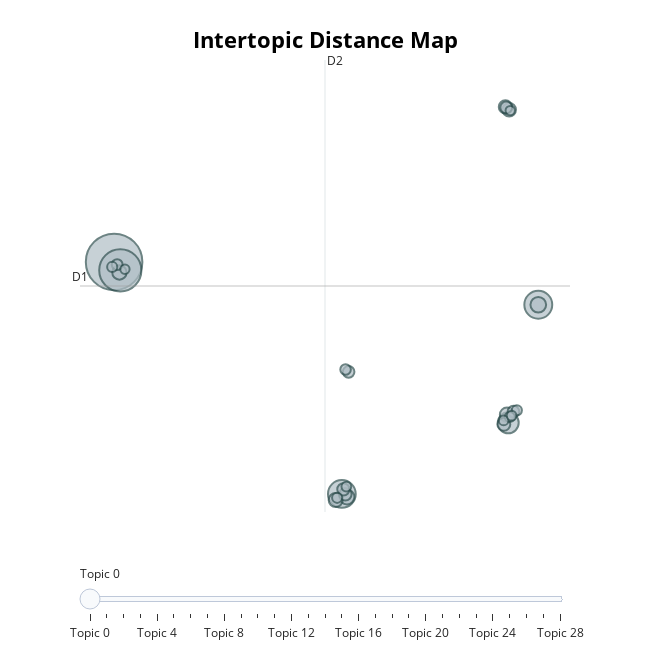

The notebook cell this image was saved under:
### Code cell
from bertopic import BERTopic
from transformers import AutoModel, AutoTokenizer
from sentence_transformers import SentenceTransformer
from sklearn.feature_extraction.text import CountVectorizer

# Load IndoBERT-based embedding model
embedding_model = SentenceTransformer("indobenchmark/indobert-base-p1")

vectorizer_model = CountVectorizer(ngram_range=(1, 3))

# Create BERTopic model
topic_model_netral = BERTopic(embedding_model=embedding_model, vectorizer_model=vectorizer_model, language="indonesian")

# Fit the model
topics, probs = topic_model_netral.fit_transform(df_netral['text_processed'])

# Visualisasi topik
topic_model_netral.visualize_topics()

### Figure 1 — Plotly figure (JSON) as saved in the notebook; plotly's stock layout.template omitted (floating-point values rounded to 4 significant figures)
{"data": [{"customdata": [[0, "tppbersamamenteridesa | tppbersamamenteridesa prabowo tppbersamamenteridesa | prabowo tppbersamamenteridesa | tppbersamamenteridesa musdesus | tppbersamamenteridesa musdesus bentuk", 403], [1, "prabowo musdesus | prabowo musdesus bentuk | tppbersamamenteridesa prabowo musdesus | koperasi merah | bentuk koperasi merah", 224], [2, "prabowo prabowo | prabowo | prabowo prabowo prabowo | kunci | gimana", 98], [3, "kerja | presiden | perintah | presiden prabowo | nilai", 97], [4, "kalo | bilang | prabowo | kerja | udah", 55], [5, "prabowo kerja | presiden prabowo kerja | kerja | prabowo kerja perintah | perintah", 31], [6, "survei | publik | puas | prabowo gibran | cigmark", 28], [7, "desa | tpplampung prabowo | tpplampung | tppbersamamenteridesa tpplampung prabowo | tppbersamamenteridesa tpplampung", 26], [8, "menteri | kerja menteri | kerja | dorong kerja | prabowo", 26], [9, "litbang | litbang kompas | kompas | diskusi | wib", 25], [10, "gibran | prabowo gibran | perintah prabowo gibran | perintah prabowo | puas", 23], [11, "gibran kerja | prabowo gibran kerja | prabowo gibran | gibran | kerja prabowo gibran", 22], [12, "prabowo | prabowo prabowo | hercules | bain | beliau uah duet", 21], [13, "direksi | danantara | bumn | evaluasi | direksi bumn", 20], [14, "tunjang | asn | tunjang kerja | tukin | kerja tukin", 19], [15, "gibran | prabowo gibran | kontroversi | kerja prabowo gibran | kontroversi kerja", 18], [16, "kepala | rakyat | presiden prabowo subianto | buat rakyat jajar | kait hasil", 17], [17, "kabinetmerahputih | kabinet | desaterdepanuntukindonesia | desaterdepanuntukindonesia harikerjanyata | harikerjanyata", 17], [18, "prabowo koordinasi | tppbersamamenteridesa prabowo koordinasi | koordinasi | sosialisasi | koordinasi bentuk", 15], [19, "presidenprabowo | presiden | presiden prabowo | wamensesneg | metrotv", 14], [20, "buruh | monas | may | may day | day", 13], [21, "lebaran evaluasi | jadi momentum lebaran | lebaran evaluasi kerja | jajak | litbang kompas harap", 13], [22, "merah putih prabowo | putih prabowo | putih prabowo tppbersamamenteridesa | koperasi | prabowo tppbersamamenteridesa", 13], [23, "hasan nasbi | hasan | nasbi | temu presiden | temu presiden prabowo", 13], [24, "jabar | bayang | lawan | prabowo | masyarakat", 12], [25, "thdp kerja | thdp | nilai thdp | nilai thdp kerja | driver", 12], [26, "reshuffle | reshuffle kabinet | menteri | kabinet | kerja", 12], [27, "sukses | sukses musdesus | sukses musdesus bentuk | tppbersamamenteridesa prabowo sukses | prabowo sukses", 11], [28, "gibran rakabuming | rakabuming | prabowo subianto gibran | subianto gibran | subianto gibran rakabuming", 11]], "hovertemplate": "<b>Topic %{customdata[0]}</b><br>%{customdata[1]}<br>Size: %{customdata[2]}", "legendgroup": "", "marker": {"color": "#B0BEC5", "line": {"color": "DarkSlateGrey", "width": 2}, "size": [403, 224, 98, 97, 55, 31, 28, 26, 26, 25, 23, 22, 21, 20, 19, 18, 17, 17, 15, 14, 13, 13, 13, 13, 12, 12, 12, 11, 11], "sizemode": "area", "sizeref": 0.2519, "symbol": "circle"}, "mode": "markers", "name": "", "orientation": "v", "showlegend": false, "type": "scatter", "x": [-15.66, -15.21, 15.56, 1.1, 13.35, 15.56, 1.474, -15.27, 13.26, 0.6472, 13.42, 13.14, 13.02, 1.353, 1.214, 13.2, 13.73, 1.599, -15.44, 1.375, 13.98, 0.7541, -15.8, 13.46, 13.01, 1.432, 13.6, -14.87, 13.49], "xaxis": "x", "y": [15.35, 14.53, 11.18, -7.22, -0.3013, 11.18, -7.521, 14.32, 0.4861, -7.808, 30.14, 30.42, -0.4499, -7.259, -6.776, 30.36, 0.7841, 4.653, 15.08, 4.88, 0.9064, -7.598, 14.86, 0.2597, -0.06993, -6.511, 0.3848, 14.63, 30.07], "yaxis": "y"}], "layout": {"annotations": [{"showarrow": false, "text": "D1", "x": -18.17, "y": 13.0, "yshift": 10}, {"showarrow": false, "text": "D2", "x": -0.14, "xshift": 10, "y": 34.99}], "height": 650, "hoverlabel": {"bgcolor": "white", "font": {"family": "Rockwell", "size": 16}}, "legend": {"itemsizing": "constant", "tracegroupgap": 0}, "margin": {"t": 60}, "shapes": [{"line": {"color": "#CFD8DC", "width": 2}, "type": "line", "x0": -0.14, "x1": -0.14, "y0": -8.98, "y1": 34.99}, {"line": {"color": "#9E9E9E", "width": 2}, "type": "line", "x0": -18.17, "x1": 17.89, "y0": 13.0, "y1": 13.0}], "sliders": [{"active": 0, "pad": {"t": 50}, "steps": [{"args": [{"marker.color": [["red", "#B0BEC5", "#B0BEC5", "#B0BEC5", "#B0BEC5", "#B0BEC5", "#B0BEC5", "#B0BEC5", "#B0BEC5", "#B0BEC5", "#B0BEC5", "#B0BEC5", "#B0BEC5", "#B0BEC5", "#B0BEC5", "#B0BEC5", "#B0BEC5", "#B0BEC5", "#B0BEC5", "#B0BEC5", "#B0BEC5", "#B0BEC5", "#B0BEC5", "#B0BEC5", "#B0BEC5", "#B0BEC5", "#B0BEC5", "#B0BEC5", "#B0BEC5"]]}], "label": "Topic 0", "method": "update"}, {"args": [{"marker.color": [["#B0BEC5", "red", "#B0BEC5", "#B0BEC5", "#B0BEC5", "#B0BEC5", "#B0BEC5", "#B0BEC5", "#B0BEC5", "#B0BEC5", "#B0BEC5", "#B0BEC5", "#B0BEC5", "#B0BEC5", "#B0BEC5", "#B0BEC5", "#B0BEC5", "#B0BEC5", "#B0BEC5", "#B0BEC5", "#B0BEC5", "#B0BEC5", "#B0BEC5", "#B0BEC5", "#B0BEC5", "#B0BEC5", "#B0BEC5", "#B0BEC5", "#B0BEC5"]]}], "label": "Topic 1", "method": "update"}, {"args": [{"marker.color": [["#B0BEC5", "#B0BEC5", "red", "#B0BEC5", "#B0BEC5", "#B0BEC5", "#B0BEC5", "#B0BEC5", "#B0BEC5", "#B0BEC5", "#B0BEC5", "#B0BEC5", "#B0BEC5", "#B0BEC5", "#B0BEC5", "#B0BEC5", "#B0BEC5", "#B0BEC5", "#B0BEC5", "#B0BEC5", "#B0BEC5", "#B0BEC5", "#B0BEC5", "#B0BEC5", "#B0BEC5", "#B0BEC5", "#B0BEC5", "#B0BEC5", "#B0BEC5"]]}], "label": "Topic 2", "method": "update"}, {"args": [{"marker.color": [["#B0BEC5", "#B0BEC5", "#B0BEC5", "red", "#B0BEC5", "#B0BEC5", "#B0BEC5", "#B0BEC5", "#B0BEC5", "#B0BEC5", "#B0BEC5", "#B0BEC5", "#B0BEC5", "#B0BEC5", "#B0BEC5", "#B0BEC5", "#B0BEC5", "#B0BEC5", "#B0BEC5", "#B0BEC5", "#B0BEC5", "#B0BEC5", "#B0BEC5", "#B0BEC5", "#B0BEC5", "#B0BEC5", "#B0BEC5", "#B0BEC5", "#B0BEC5"]]}], "label": "Topic 3", "method": "update"}, {"args": [{"marker.color": [["#B0BEC5", "#B0BEC5", "#B0BEC5", "#B0BEC5", "red", "#B0BEC5", "#B0BEC5", "#B0BEC5", "#B0BEC5", "#B0BEC5", "#B0BEC5", "#B0BEC5", "#B0BEC5", "#B0BEC5", "#B0BEC5", "#B0BEC5", "#B0BEC5", "#B0BEC5", "#B0BEC5", "#B0BEC5", "#B0BEC5", "#B0BEC5", "#B0BEC5", "#B0BEC5", "#B0BEC5", "#B0BEC5", "#B0BEC5", "#B0BEC5", "#B0BEC5"]]}], "label": "Topic 4", "method": "update"}, {"args": [{"marker.color": [["#B0BEC5", "#B0BEC5", "#B0BEC5", "#B0BEC5", "#B0BEC5", "red", "#B0BEC5", "#B0BEC5", "#B0BEC5", "#B0BEC5", "#B0BEC5", "#B0BEC5", "#B0BEC5", "#B0BEC5", "#B0BEC5", "#B0BEC5", "#B0BEC5", "#B0BEC5", "#B0BEC5", "#B0BEC5", "#B0BEC5", "#B0BEC5", "#B0BEC5", "#B0BEC5", "#B0BEC5", "#B0BEC5", "#B0BEC5", "#B0BEC5", "#B0BEC5"]]}], "label": "Topic 5", "method": "update"}, {"args": [{"marker.color": [["#B0BEC5", "#B0BEC5", "#B0BEC5", "#B0BEC5", "#B0BEC5", "#B0BEC5", "red", "#B0BEC5", "#B0BEC5", "#B0BEC5", "#B0BEC5", "#B0BEC5", "#B0BEC5", "#B0BEC5", "#B0BEC5", "#B0BEC5", "#B0BEC5", "#B0BEC5", "#B0BEC5", "#B0BEC5", "#B0BEC5", "#B0BEC5", "#B0BEC5", "#B0BEC5", "#B0BEC5", "#B0BEC5", "#B0BEC5", "#B0BEC5", "#B0BEC5"]]}], "label": "Topic 6", "method": "update"}, {"args": [{"marker.color": [["#B0BEC5", "#B0BEC5", "#B0BEC5", "#B0BEC5", "#B0BEC5", "#B0BEC5", "#B0BEC5", "red", "#B0BEC5", "#B0BEC5", "#B0BEC5", "#B0BEC5", "#B0BEC5", "#B0BEC5", "#B0BEC5", "#B0BEC5", "#B0BEC5", "#B0BEC5", "#B0BEC5", "#B0BEC5", "#B0BEC5", "#B0BEC5", "#B0BEC5", "#B0BEC5", "#B0BEC5", "#B0BEC5", "#B0BEC5", "#B0BEC5", "#B0BEC5"]]}], "label": "Topic 7", "method": "update"}, {"args": [{"marker.color": [["#B0BEC5", "#B0BEC5", "#B0BEC5", "#B0BEC5", "#B0BEC5", "#B0BEC5", "#B0BEC5", "#B0BEC5", "red", "#B0BEC5", "#B0BEC5", "#B0BEC5", "#B0BEC5", "#B0BEC5", "#B0BEC5", "#B0BEC5", "#B0BEC5", "#B0BEC5", "#B0BEC5", "#B0BEC5", "#B0BEC5", "#B0BEC5", "#B0BEC5", "#B0BEC5", "#B0BEC5", "#B0BEC5", "#B0BEC5", "#B0BEC5", "#B0BEC5"]]}], "label": "Topic 8", "method": "update"}, {"args": [{"marker.color": [["#B0BEC5", "#B0BEC5", "#B0BEC5", "#B0BEC5", "#B0BEC5", "#B0BEC5", "#B0BEC5", "#B0BEC5", "#B0BEC5", "red", "#B0BEC5", "#B0BEC5", "#B0BEC5", "#B0BEC5", "#B0BEC5", "#B0BEC5", "#B0BEC5", "#B0BEC5", "#B0BEC5", "#B0BEC5", "#B0BEC5", "#B0BEC5", "#B0BEC5", "#B0BEC5", "#B0BEC5", "#B0BEC5", "#B0BEC5", "#B0BEC5", "#B0BEC5"]]}], "label": "Topic 9", "method": "update"}, {"args": [{"marker.color": [["#B0BEC5", "#B0BEC5", "#B0BEC5", "#B0BEC5", "#B0BEC5", "#B0BEC5", "#B0BEC5", "#B0BEC5", "#B0BEC5", "#B0BEC5", "red", "#B0BEC5", "#B0BEC5", "#B0BEC5", "#B0BEC5", "#B0BEC5", "#B0BEC5", "#B0BEC5", "#B0BEC5", "#B0BEC5", "#B0BEC5", "#B0BEC5", "#B0BEC5", "#B0BEC5", "#B0BEC5", "#B0BEC5", "#B0BEC5", "#B0BEC5", "#B0BEC5"]]}], "label": "Topic 10", "method": "update"}, {"args": [{"marker.color": [["#B0BEC5", "#B0BEC5", "#B0BEC5", "#B0BEC5", "#B0BEC5", "#B0BEC5", "#B0BEC5", "#B0BEC5", "#B0BEC5", "#B0BEC5", "#B0BEC5", "red", "#B0BEC5", "#B0BEC5", "#B0BEC5", "#B0BEC5", "#B0BEC5", "#B0BEC5", "#B0BEC5", "#B0BEC5", "#B0BEC5", "#B0BEC5", "#B0BEC5", "#B0BEC5", "#B0BEC5", "#B0BEC5", "#B0BEC5", "#B0BEC5", "#B0BEC5"]]}], "label": "Topic 11", "method": "update"}, {"args": [{"marker.color": [["#B0BEC5", "#B0BEC5", "#B0BEC5", "#B0BEC5", "#B0BEC5", "#B0BEC5", "#B0BEC5", "#B0BEC5", "#B0BEC5", "#B0BEC5", "#B0BEC5", "#B0BEC5", "red", "#B0BEC5", "#B0BEC5", "#B0BEC5", "#B0BEC5", "#B0BEC5", "#B0BEC5", "#B0BEC5", "#B0BEC5", "#B0BEC5", "#B0BEC5", "#B0BEC5", "#B0BEC5", "#B0BEC5", "#B0BEC5", "#B0BEC5", "#B0BEC5"]]}], "label": "Topic 12", "method": "update"}, {"args": [{"marker.color": [["#B0BEC5", "#B0BEC5", "#B0BEC5", "#B0BEC5", "#B0BEC5", "#B0BEC5", "#B0BEC5", "#B0BEC5", "#B0BEC5", "#B0BEC5", "#B0BEC5", "#B0BEC5", "#B0BEC5", "red", "#B0BEC5", "#B0BEC5", "#B0BEC5", "#B0BEC5", "#B0BEC5", "#B0BEC5", "#B0BEC5", "#B0BEC5", "#B0BEC5", "#B0BEC5", "#B0BEC5", "#B0BEC5", "#B0BEC5", "#B0BEC5", "#B0BEC5"]]}], "label": "Topic 13", "method": "update"}, {"args": [{"marker.color": [["#B0BEC5", "#B0BEC5", "#B0BEC5", "#B0BEC5", "#B0BEC5", "#B0BEC5", "#B0BEC5", "#B0BEC5", "#B0BEC5", "#B0BEC5", "#B0BEC5", "#B0BEC5", "#B0BEC5", "#B0BEC5", "red", "#B0BEC5", "#B0BEC5", "#B0BEC5", "#B0BEC5", "#B0BEC5", "#B0BEC5", "#B0BEC5", "#B0BEC5", "#B0BEC5", "#B0BEC5", "#B0BEC5", "#B0BEC5", "#B0BEC5", "#B0BEC5"]]}], "label": "Topic 14", "method": "update"}, {"args": [{"marker.color": [["#B0BEC5", "#B0BEC5", "#B0BEC5", "#B0BEC5", "#B0BEC5", "#B0BEC5", "#B0BEC5", "#B0BEC5", "#B0BEC5", "#B0BEC5", "#B0BEC5", "#B0BEC5", "#B0BEC5", "#B0BEC5", "#B0BEC5", "red", "#B0BEC5", "#B0BEC5", "#B0BEC5", "#B0BEC5", "#B0BEC5", "#B0BEC5", "#B0BEC5", "#B0BEC5", "#B0BEC5", "#B0BEC5", "#B0BEC5", "#B0BEC5", "#B0BEC5"]]}], "label": "Topic 15", "method": "update"}, {"args": [{"marker.color": [["#B0BEC5", "#B0BEC5", "#B0BEC5", "#B0BEC5", "#B0BEC5", "#B0BEC5", "#B0BEC5", "#B0BEC5", "#B0BEC5", "#B0BEC5", "#B0BEC5", "#B0BEC5", "#B0BEC5", "#B0BEC5", "#B0BEC5", "#B0BEC5", "red", "#B0BEC5", "#B0BEC5", "#B0BEC5", "#B0BEC5", "#B0BEC5", "#B0BEC5", "#B0BEC5", "#B0BEC5", "#B0BEC5", "#B0BEC5", "#B0BEC5", "#B0BEC5"]]}], "label": "Topic 16", "method": "update"}, {"args": [{"marker.color": [["#B0BEC5", "#B0BEC5", "#B0BEC5", "#B0BEC5", "#B0BEC5", "#B0BEC5", "#B0BEC5", "#B0BEC5", "#B0BEC5", "#B0BEC5", "#B0BEC5", "#B0BEC5", "#B0BEC5", "#B0BEC5", "#B0BEC5", "#B0BEC5", "#B0BEC5", "red", "#B0BEC5", "#B0BEC5", "#B0BEC5", "#B0BEC5", "#B0BEC5", "#B0BEC5", "#B0BEC5", "#B0BEC5", "#B0BEC5", "#B0BEC5", "#B0BEC5"]]}], "label": "Topic 17", "method": "update"}, {"args": [{"marker.color": [["#B0BEC5", "#B0BEC5", "#B0BEC5", "#B0BEC5", "#B0BEC5", "#B0BEC5", "#B0BEC5", "#B0BEC5", "#B0BEC5", "#B0BEC5", "#B0BEC5", "#B0BEC5", "#B0BEC5", "#B0BEC5", "#B0BEC5", "#B0BEC5", "#B0BEC5", "#B0BEC5", "red", "#B0BEC5", "#B0BEC5", "#B0BEC5", "#B0BEC5", "#B0BEC5", "#B0BEC5", "#B0BEC5", "#B0BEC5", "#B0BEC5", "#B0BEC5"]]}], "label": "Topic 18", "method": "update"}, {"args": [{"marker.color": [["#B0BEC5", "#B0BEC5", "#B0BEC5", "#B0BEC5", "#B0BEC5", "#B0BEC5", "#B0BEC5", "#B0BEC5", "#B0BEC5", "#B0BEC5", "#B0BEC5", "#B0BEC5", "#B0BEC5", "#B0BEC5", "#B0BEC5", "#B0BEC5", "#B0BEC5", "#B0BEC5", "#B0BEC5", "red", "#B0BEC5", "#B0BEC5", "#B0BEC5", "#B0BEC5", "#B0BEC5", "#B0BEC5", "#B0BEC5", "#B0BEC5", "#B0BEC5"]]}], "label": "Topic 19", "method": "update"}, {"args": [{"marker.color": [["#B0BEC5", "#B0BEC5", "#B0BEC5", "#B0BEC5", "#B0BEC5", "#B0BEC5", "#B0BEC5", "#B0BEC5", "#B0BEC5", "#B0BEC5", "#B0BEC5", "#B0BEC5", "#B0BEC5", "#B0BEC5", "#B0BEC5", "#B0BEC5", "#B0BEC5", "#B0BEC5", "#B0BEC5", "#B0BEC5", "red", "#B0BEC5", "#B0BEC5", "#B0BEC5", "#B0BEC5", "#B0BEC5", "#B0BEC5", "#B0BEC5", "#B0BEC5"]]}], "label": "Topic 20", "method": "update"}, {"args": [{"marker.color": [["#B0BEC5", "#B0BEC5", "#B0BEC5", "#B0BEC5", "#B0BEC5", "#B0BEC5", "#B0BEC5", "#B0BEC5", "#B0BEC5", "#B0BEC5", "#B0BEC5", "#B0BEC5", "#B0BEC5", "#B0BEC5", "#B0BEC5", "#B0BEC5", "#B0BEC5", "#B0BEC5", "#B0BEC5", "#B0BEC5", "#B0BEC5", "red", "#B0BEC5", "#B0BEC5", "#B0BEC5", "#B0BEC5", "#B0BEC5", "#B0BEC5", "#B0BEC5"]]}], "label": "Topic 21", "method": "update"}, {"args": [{"marker.color": [["#B0BEC5", "#B0BEC5", "#B0BEC5", "#B0BEC5", "#B0BEC5", "#B0BEC5", "#B0BEC5", "#B0BEC5", "#B0BEC5", "#B0BEC5", "#B0BEC5", "#B0BEC5", "#B0BEC5", "#B0BEC5", "#B0BEC5", "#B0BEC5", "#B0BEC5", "#B0BEC5", "#B0BEC5", "#B0BEC5", "#B0BEC5", "#B0BEC5", "red", "#B0BEC5", "#B0BEC5", "#B0BEC5", "#B0BEC5", "#B0BEC5", "#B0BEC5"]]}], "label": "Topic 22", "method": "update"}, {"args": [{"marker.color": [["#B0BEC5", "#B0BEC5", "#B0BEC5", "#B0BEC5", "#B0BEC5", "#B0BEC5", "#B0BEC5", "#B0BEC5", "#B0BEC5", "#B0BEC5", "#B0BEC5", "#B0BEC5", "#B0BEC5", "#B0BEC5", "#B0BEC5", "#B0BEC5", "#B0BEC5", "#B0BEC5", "#B0BEC5", "#B0BEC5", "#B0BEC5", "#B0BEC5", "#B0BEC5", "red", "#B0BEC5", "#B0BEC5", "#B0BEC5", "#B0BEC5", "#B0BEC5"]]}], "label": "Topic 23", "method": "update"}, {"args": [{"marker.color": [["#B0BEC5", "#B0BEC5", "#B0BEC5", "#B0BEC5", "#B0BEC5", "#B0BEC5", "#B0BEC5", "#B0BEC5", "#B0BEC5", "#B0BEC5", "#B0BEC5", "#B0BEC5", "#B0BEC5", "#B0BEC5", "#B0BEC5", "#B0BEC5", "#B0BEC5", "#B0BEC5", "#B0BEC5", "#B0BEC5", "#B0BEC5", "#B0BEC5", "#B0BEC5", "#B0BEC5", "red", "#B0BEC5", "#B0BEC5", "#B0BEC5", "#B0BEC5"]]}], "label": "Topic 24", "method": "update"}, {"args": [{"marker.color": [["#B0BEC5", "#B0BEC5", "#B0BEC5", "#B0BEC5", "#B0BEC5", "#B0BEC5", "#B0BEC5", "#B0BEC5", "#B0BEC5", "#B0BEC5", "#B0BEC5", "#B0BEC5", "#B0BEC5", "#B0BEC5", "#B0BEC5", "#B0BEC5", "#B0BEC5", "#B0BEC5", "#B0BEC5", "#B0BEC5", "#B0BEC5", "#B0BEC5", "#B0BEC5", "#B0BEC5", "#B0BEC5", "red", "#B0BEC5", "#B0BEC5", "#B0BEC5"]]}], "label": "Topic 25", "method": "update"}, {"args": [{"marker.color": [["#B0BEC5", "#B0BEC5", "#B0BEC5", "#B0BEC5", "#B0BEC5", "#B0BEC5", "#B0BEC5", "#B0BEC5", "#B0BEC5", "#B0BEC5", "#B0BEC5", "#B0BEC5", "#B0BEC5", "#B0BEC5", "#B0BEC5", "#B0BEC5", "#B0BEC5", "#B0BEC5", "#B0BEC5", "#B0BEC5", "#B0BEC5", "#B0BEC5", "#B0BEC5", "#B0BEC5", "#B0BEC5", "#B0BEC5", "red", "#B0BEC5", "#B0BEC5"]]}], "label": "Topic 26", "method": "update"}, {"args": [{"marker.color": [["#B0BEC5", "#B0BEC5", "#B0BEC5", "#B0BEC5", "#B0BEC5", "#B0BEC5", "#B0BEC5", "#B0BEC5", "#B0BEC5", "#B0BEC5", "#B0BEC5", "#B0BEC5", "#B0BEC5", "#B0BEC5", "#B0BEC5", "#B0BEC5", "#B0BEC5", "#B0BEC5", "#B0BEC5", "#B0BEC5", "#B0BEC5", "#B0BEC5", "#B0BEC5", "#B0BEC5", "#B0BEC5", "#B0BEC5", "#B0BEC5", "red", "#B0BEC5"]]}], "label": "Topic 27", "method": "update"}, {"args": [{"marker.color": [["#B0BEC5", "#B0BEC5", "#B0BEC5", "#B0BEC5", "#B0BEC5", "#B0BEC5", "#B0BEC5", "#B0BEC5", "#B0BEC5", "#B0BEC5", "#B0BEC5", "#B0BEC5", "#B0BEC5", "#B0BEC5", "#B0BEC5", "#B0BEC5", "#B0BEC5", "#B0BEC5", "#B0BEC5", "#B0BEC5", "#B0BEC5", "#B0BEC5", "#B0BEC5", "#B0BEC5", "#B0BEC5", "#B0BEC5", "#B0BEC5", "#B0BEC5", "red"]]}], "label": "Topic 28", "method": "update"}]}], "title": {"font": {"color": "Black", "size": 22}, "text": "<b>Intertopic Distance Map</b>", "x": 0.5, "xanchor": "center", "y": 0.95, "yanchor": "top"}, "width": 650, "xaxis": {"anchor": "y", "domain": [0, 1], "range": [-18.17, 17.89], "title": {"text": ""}, "visible": false}, "yaxis": {"anchor": "x", "domain": [0, 1], "range": [-8.98, 34.99], "title": {"text": ""}, "visible": false}}}
